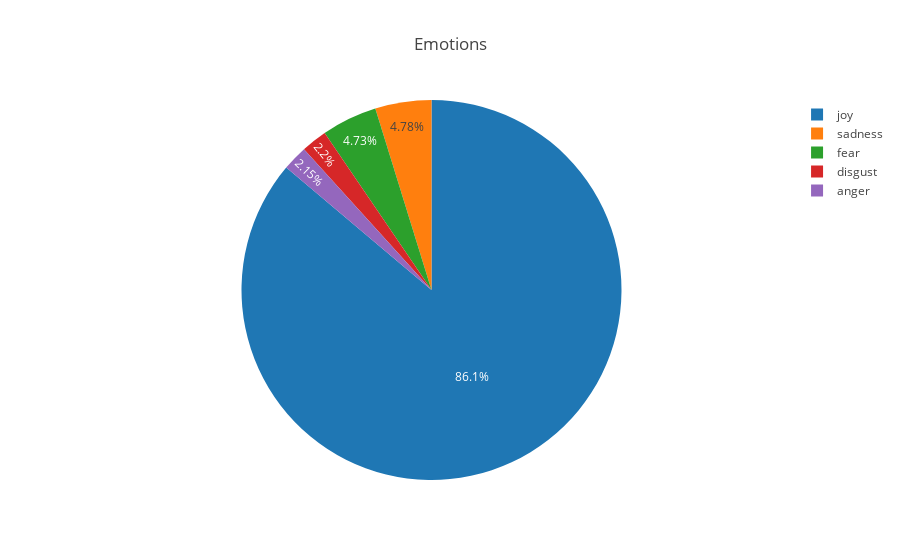
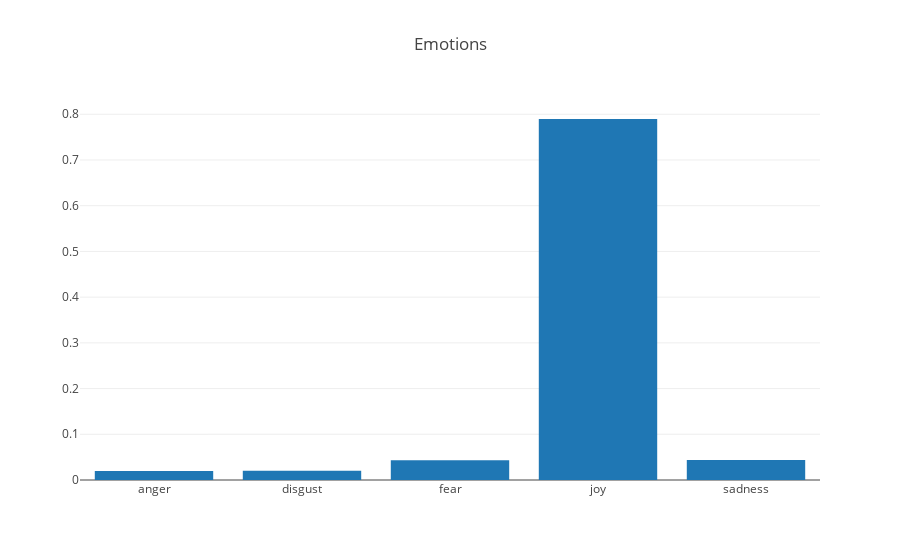

The cell these charts' notebook holds for them, in order:
### Code cell
# Mostrando la gráfica de las emociones
df_emotions = df_emotions.apply(pandas.to_numeric, errors='ignore')
print(df_emotions)
df_emotions_means = df_emotions.transpose().apply(numpy.mean, axis=1)
print(df_emotions_means.keys().tolist())


#df_emotions_means.plot(kind='bar', legend=False)
x = df_emotions_means.keys().tolist()
y = df_emotions_means.tolist()
grafica_plotly(x,y,'Emotions')
bar_plotly(x,y,'Emotions')

### Figure 1 — Plotly figure (JSON) as saved in the notebook; plotly's stock layout.template omitted (floating-point values rounded to 4 significant figures)
{"data": [{"labels": ["anger", "disgust", "fear", "joy", "sadness"], "type": "pie", "values": [0.01967, 0.0202, 0.04333, 0.7896, 0.0438]}], "layout": {"title": "Emotions"}}

### Figure 2 — Plotly figure (JSON) as saved in the notebook; plotly's stock layout.template omitted (floating-point values rounded to 4 significant figures)
{"data": [{"type": "bar", "x": ["anger", "disgust", "fear", "joy", "sadness"], "y": [0.01967, 0.0202, 0.04333, 0.7896, 0.0438]}], "layout": {"title": "Emotions"}}
